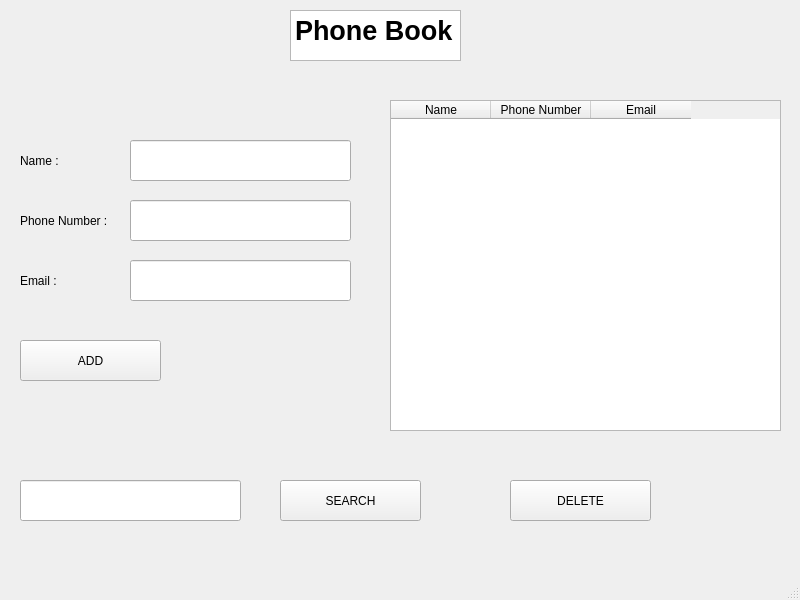
<?xml version="1.0" encoding="UTF-8"?>
<ui version="4.0">
 <class>MainWindow</class>
 <widget class="QMainWindow" name="MainWindow">
  <property name="geometry">
   <rect>
    <x>0</x>
    <y>0</y>
    <width>800</width>
    <height>600</height>
   </rect>
  </property>
  <property name="windowTitle">
   <string>MainWindow</string>
  </property>
  <widget class="QWidget" name="centralwidget">
   <widget class="QPushButton" name="pushButton_add">
    <property name="geometry">
     <rect>
      <x>20</x>
      <y>340</y>
      <width>141</width>
      <height>41</height>
     </rect>
    </property>
    <property name="text">
     <string>ADD</string>
    </property>
   </widget>
   <widget class="QPushButton" name="pushButton_delete">
    <property name="geometry">
     <rect>
      <x>510</x>
      <y>480</y>
      <width>141</width>
      <height>41</height>
     </rect>
    </property>
    <property name="text">
     <string>DELETE</string>
    </property>
   </widget>
   <widget class="QPushButton" name="pushButton_search">
    <property name="geometry">
     <rect>
      <x>280</x>
      <y>480</y>
      <width>141</width>
      <height>41</height>
     </rect>
    </property>
    <property name="text">
     <string>SEARCH</string>
    </property>
   </widget>
   <widget class="QTextBrowser" name="Title">
    <property name="geometry">
     <rect>
      <x>290</x>
      <y>10</y>
      <width>171</width>
      <height>51</height>
     </rect>
    </property>
    <property name="html">
     <string>&lt;!DOCTYPE HTML PUBLIC &quot;-//W3C//DTD HTML 4.0//EN&quot; &quot;http://www.w3.org/TR/REC-html40/strict.dtd&quot;&gt;
&lt;html&gt;&lt;head&gt;&lt;meta name=&quot;qrichtext&quot; content=&quot;1&quot; /&gt;&lt;meta charset=&quot;utf-8&quot; /&gt;&lt;style type=&quot;text/css&quot;&gt;
p, li { white-space: pre-wrap; }
hr { height: 1px; border-width: 0; }
li.unchecked::marker { content: &quot;\2610&quot;; }
li.checked::marker { content: &quot;\2612&quot;; }
&lt;/style&gt;&lt;/head&gt;&lt;body style=&quot; font-family:'맑은 고딕'; font-size:9pt; font-weight:400; font-style:normal;&quot;&gt;
&lt;p style=&quot; margin-top:0px; margin-bottom:0px; margin-left:0px; margin-right:0px; -qt-block-indent:0; text-indent:0px;&quot;&gt;&lt;span style=&quot; font-size:20pt; font-weight:700;&quot;&gt;Phone Book&lt;/span&gt;&lt;/p&gt;&lt;/body&gt;&lt;/html&gt;</string>
    </property>
   </widget>
   <widget class="QLabel" name="name">
    <property name="geometry">
     <rect>
      <x>20</x>
      <y>140</y>
      <width>131</width>
      <height>41</height>
     </rect>
    </property>
    <property name="text">
     <string>Name : </string>
    </property>
   </widget>
   <widget class="QLabel" name="phone">
    <property name="geometry">
     <rect>
      <x>20</x>
      <y>200</y>
      <width>131</width>
      <height>41</height>
     </rect>
    </property>
    <property name="text">
     <string>Phone Number : </string>
    </property>
   </widget>
   <widget class="QLabel" name="email">
    <property name="geometry">
     <rect>
      <x>20</x>
      <y>260</y>
      <width>131</width>
      <height>41</height>
     </rect>
    </property>
    <property name="text">
     <string>Email : </string>
    </property>
   </widget>
   <widget class="QLineEdit" name="lineEdit_name">
    <property name="geometry">
     <rect>
      <x>130</x>
      <y>140</y>
      <width>221</width>
      <height>41</height>
     </rect>
    </property>
   </widget>
   <widget class="QLineEdit" name="lineEdit_phone">
    <property name="geometry">
     <rect>
      <x>130</x>
      <y>200</y>
      <width>221</width>
      <height>41</height>
     </rect>
    </property>
   </widget>
   <widget class="QLineEdit" name="lineEdit_email">
    <property name="geometry">
     <rect>
      <x>130</x>
      <y>260</y>
      <width>221</width>
      <height>41</height>
     </rect>
    </property>
   </widget>
   <widget class="QLineEdit" name="lineEdit_search">
    <property name="geometry">
     <rect>
      <x>20</x>
      <y>480</y>
      <width>221</width>
      <height>41</height>
     </rect>
    </property>
   </widget>
   <widget class="QTableWidget" name="tableWidget_contacts">
    <property name="geometry">
     <rect>
      <x>390</x>
      <y>100</y>
      <width>391</width>
      <height>331</height>
     </rect>
    </property>
    <property name="layoutDirection">
     <enum>Qt::LayoutDirection::LeftToRight</enum>
    </property>
    <property name="columnCount">
     <number>3</number>
    </property>
    <column>
     <property name="text">
      <string>Name</string>
     </property>
    </column>
    <column>
     <property name="text">
      <string>Phone Number</string>
     </property>
    </column>
    <column>
     <property name="text">
      <string>Email</string>
     </property>
    </column>
   </widget>
  </widget>
  <widget class="QMenuBar" name="menubar">
   <property name="geometry">
    <rect>
     <x>0</x>
     <y>0</y>
     <width>800</width>
     <height>22</height>
    </rect>
   </property>
  </widget>
  <widget class="QStatusBar" name="statusbar"/>
 </widget>
 <resources/>
 <connections/>
</ui>
